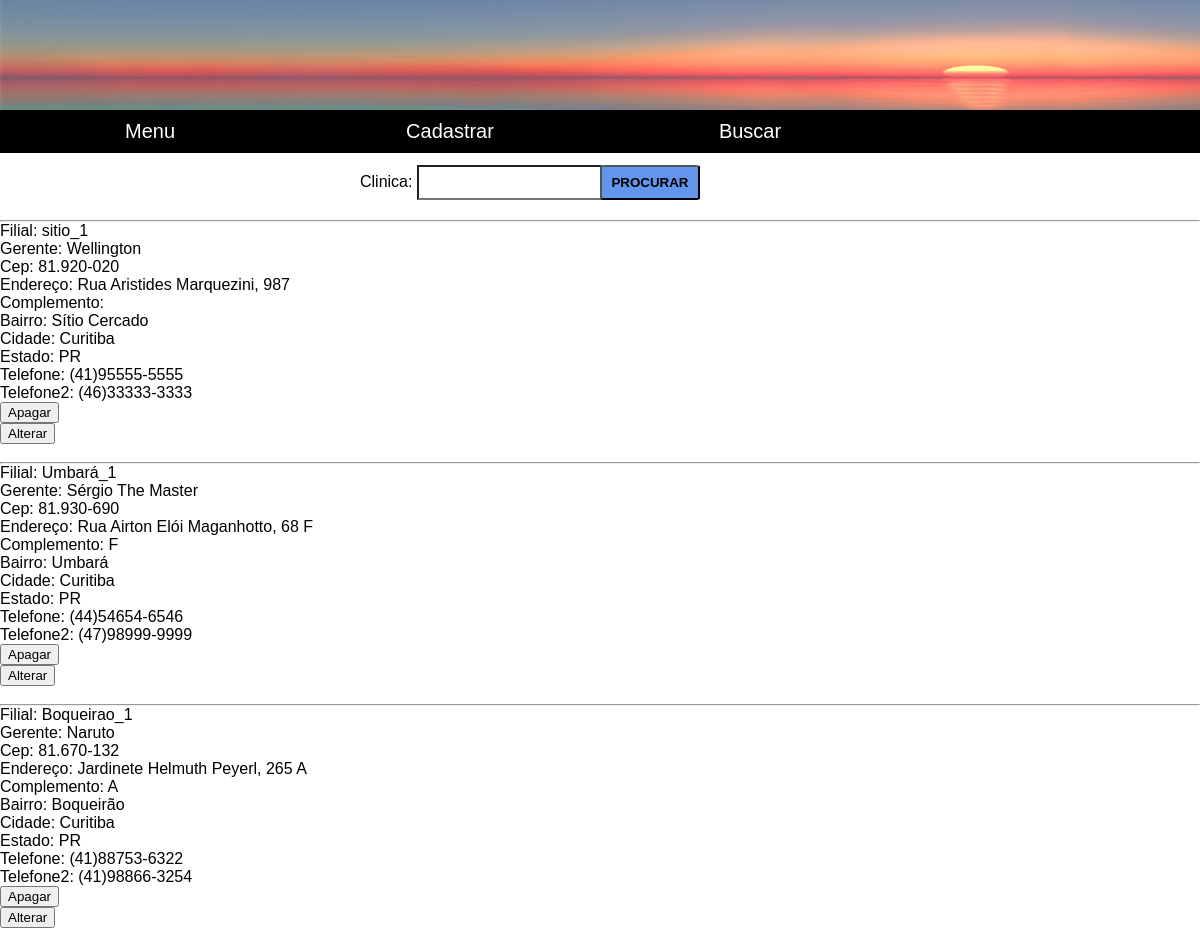
Screenshot of /CRUD/CLINICA/buscar.php with the database file from the repository.
### tables this page shows
CREATE TABLE IF NOT EXISTS `clinica` (
  `Cod_Clinica` int(11) NOT NULL AUTO_INCREMENT,
  `Nome_Filial` varchar(50) NOT NULL,
  `Nome_Gerente` varchar(50) NOT NULL,
  `Telefone` varchar(20) DEFAULT NULL,
  `Telefone2` varchar(20) DEFAULT NULL,
  `CEP` varchar(10) NOT NULL,
  `Endereco` varchar(80) NOT NULL,
  `Numero_Endereco` int(11) NOT NULL,
  `Complemento` varchar(10) DEFAULT NULL,
  `Cod_Bairro` int(11) DEFAULT NULL,
  `Cod_Cidade` int(11) DEFAULT NULL,
  `Cod_Estado` int(11) DEFAULT NULL,
  PRIMARY KEY (`Cod_Clinica`),
  UNIQUE KEY `Nome_Filial` (`Nome_Filial`),
  KEY `fk_Clinica_Bairro1_idx` (`Cod_Bairro`),
  KEY `fk_Clinica_Cidade1_idx` (`Cod_Cidade`),
  KEY `fk_Clinica_Estado1_idx` (`Cod_Estado`),
  CONSTRAINT `FK_clinica_bairro` FOREIGN KEY (`Cod_Bairro`) REFERENCES `bairro` (`Cod_Bairro`),
  CONSTRAINT `FK_clinica_cidade` FOREIGN KEY (`Cod_Cidade`) REFERENCES `cidade` (`Cod_Cidade`),
  CONSTRAINT `FK_clinica_estado` FOREIGN KEY (`Cod_Estado`) REFERENCES `estado` (`Cod_Estado`)
);

### base/pipoteca.php (called while the page is built, shortened)
<?php
function conectadb()
{
	$endereco = "localhost";
	$usuario  = "root";
	$senha    = "";
	$banco    = "sa";
	try
	{
		$con = new mysqli($endereco, $usuario, $senha, $banco);
		$con->set_charset("utf8");
		return $con;
	}
	catch (Exception $e)
	{
		echo "<h1>Falha</h1><br/>";
		echo $e->getMessage();
		die();
	}
}
function BCEid($Bairro,$Cidade,$Estado){
    $result = "";
    $conexao2 = conectadb();
    $bce = "SELECT * FROM bairro,cidade,estado WHERE
    estado.Cod_Estado=cidade.Cod_Estado AND cidade.Cod_Cidade=bairro.Cod_Cidade
    AND bairro.Cod_Bairro='$Bairro' AND cidade.Cod_Cidade='$Cidade'
    AND estado.Cod_Estado='$Estado'";
    $resultado = $conexao2->query($bce);
    if ($resultado->num_rows > 0){
        while ($linha = $resultado->fetch_assoc())
        {
            $result = array (
            $linha["Cod_Estado"],
            $linha["Nome_Estado"],
            $linha["Sigla"],
            $linha["Cod_Cidade"],
            $linha["Nome_Cidade"],
            $linha["Cod_Bairro"],
            $linha["Nome_Bairro"]);
        }
    }
    return ($result);
}
?>

### CRUD/CLINICA/Includes/Pesquisar.php (the view, shortened to what this page needs)
<?php include($_SERVER['DOCUMENT_ROOT']."/SA_Senai/base/pipoteca.php");
    $Clinica = "";
?>
<form method="GET">
	<div class="DivPesqCidade">
		<a class="LBLBuscClinica">Clinica:</a>
		<input class="TXTBuscClinica" type="text" name="Clinica"/>
	</div>
	<button class="ButtonProcurar" type="submit">Procurar </button>
</form>
</body>
<?php
if($Clinica!=""){
    $DGVerificador=1;
}
else{
    $DGVerificador=0;
}
$conexao = conectadb();
switch ($DGVerificador){
case 0:
    $sql = "SELECT * FROM clinica;";
    break;
}
$result = $conexao->query($sql);
if ($result->num_rows > 0)
{
	while ($linha = $result->fetch_assoc())
	{
            echo "<hr>";
			echo "Filial: ".$linha["Nome_Filial"];
			echo "<br/>";
			echo "Gerente: ".$linha["Nome_Gerente"];
			echo "<br/>";
            echo "Cep: ".$linha["CEP"];
			echo "<br/>";
            echo "Endereço: ".$linha["Endereco"].", ".$linha["Numero_Endereco"]." ".$linha["Complemento"];
			echo "<br/>";
            echo "Complemento: ".$linha["Complemento"];
			echo "<br/>";
            $BCE = BCEid($linha["Cod_Bairro"],$linha["Cod_Cidade"],$linha["Cod_Estado"]);
            $Estado = $BCE[2];
            $Cidade = $BCE[4];
            $Bairro = $BCE[6];
            echo "Bairro: ".$Bairro;
			echo "<br/>";
            echo "Cidade: ".$Cidade;
			echo "<br/>";
            echo "Estado: ".$Estado;
			echo "<br/>";
			echo "Telefone: ".$linha["Telefone"];
			echo "<br/>";
			echo "Telefone2: ".$linha["Telefone2"];
			$Cod_Pegar=$linha["Cod_Clinica"];
		echo "<form action='apagar.php' method='POST' >
		<input type='hidden' name='Apagar' value=$Cod_Pegar>
		<button type='submit'>Apagar</button>
		</form>";
		echo "<form action='alterar.php' method='POST'>
		<input type='hidden' name='Alterar' value='$Cod_Pegar'>
		<button type='submit'>Alterar</button>
		</form>";
		 echo "<br/>";
	}
}
else{
	echo "Sem resultados";
}
?>
</html>

### CRUD/CLINICA/estilo_Clinica.css (style rules this page uses)
* { margin: 0; box-sizing: border-box; font-family: 'Lucida Sans', 'Lucida Sans Regular', 'Lucida Grande', 'Lucida Sans Unicode', Geneva, Verdana, sans-serif; }
.LBLBuscClinica { position: relative; top: 15px; left: 30%; }
.TXTBuscClinica { position: relative; top: 15px; left: 30%; height: 35px; background-color: rgb(255, 255, 255); }
.ButtonProcurar { position: relative; top: -20px; height: 35px; width: 100px; left: 50%; display: block; text-transform: uppercase; text-decoration: none; font-weight: bold; border-radius: 5%; cursor: pointer; background-color: cornflowerblue; }

### rows the page displays
clinica: Nome_Filial "sitio_1", Nome_Gerente "Wellington", CEP "81.920-020", Endereco "Rua Aristides Marquezini", Numero_Endereco "987", Bairro "Sítio Cercado", Cidade "Curitiba", Estado "PR", Telefone "(41)95555-5555", Telefone2 "(46)33333-3333"
clinica: Nome_Filial "Umbará_1", Nome_Gerente "Sérgio The Master", CEP "81.930-690", Endereco "Rua Airton Elói Maganhotto", Numero_Endereco "68", Complemento "F", Bairro "Umbará", Cidade "Curitiba", Estado "PR", Telefone "(44)54654-6546", Telefone2 "(47)98999-9999"
clinica: Nome_Filial "Boqueirao_1", Nome_Gerente "Naruto", CEP "81.670-132", Endereco "Jardinete Helmuth Peyerl", Numero_Endereco "265", Complemento "A", Bairro "Boqueirão", Cidade "Curitiba", Estado "PR", Telefone "(41)88753-6322", Telefone2 "(41)98866-3254"
